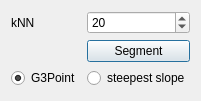
<?xml version="1.0" encoding="UTF-8"?>
<ui version="4.0">
 <class>qG3PointDialog</class>
 <widget class="QDialog" name="qG3PointDialog">
  <property name="geometry">
   <rect>
    <x>0</x>
    <y>0</y>
    <width>190</width>
    <height>101</height>
   </rect>
  </property>
  <property name="windowTitle">
   <string>Dialog</string>
  </property>
  <layout class="QGridLayout" name="gridLayout">
   <item row="1" column="1">
    <widget class="QPushButton" name="pushButtonSegment">
     <property name="text">
      <string>Segment</string>
     </property>
    </widget>
   </item>
   <item row="0" column="0">
    <widget class="QLabel" name="label">
     <property name="text">
      <string>kNN</string>
     </property>
    </widget>
   </item>
   <item row="0" column="1">
    <widget class="QSpinBox" name="spinBoxkNN">
     <property name="minimum">
      <number>1</number>
     </property>
     <property name="maximum">
      <number>100000</number>
     </property>
     <property name="value">
      <number>20</number>
     </property>
    </widget>
   </item>
   <item row="2" column="1">
    <widget class="QRadioButton" name="radioButtonSteepestSlope">
     <property name="text">
      <string>steepest slope</string>
     </property>
    </widget>
   </item>
   <item row="2" column="0">
    <widget class="QRadioButton" name="radioButtonG3Point">
     <property name="text">
      <string>G3Point</string>
     </property>
     <property name="checked">
      <bool>true</bool>
     </property>
    </widget>
   </item>
  </layout>
 </widget>
 <resources/>
 <connections/>
</ui>
